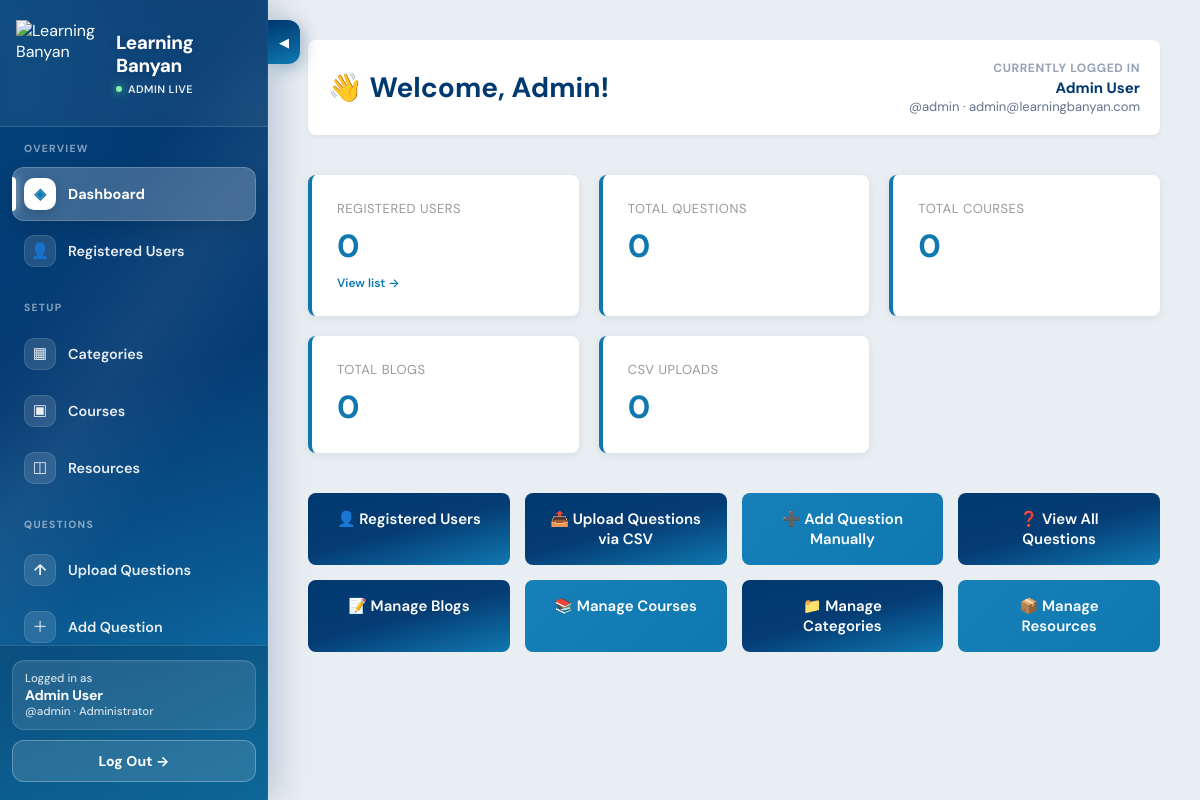
/admin-panel/dashboard/ (signed in), run on an earlier commit of the app's database.
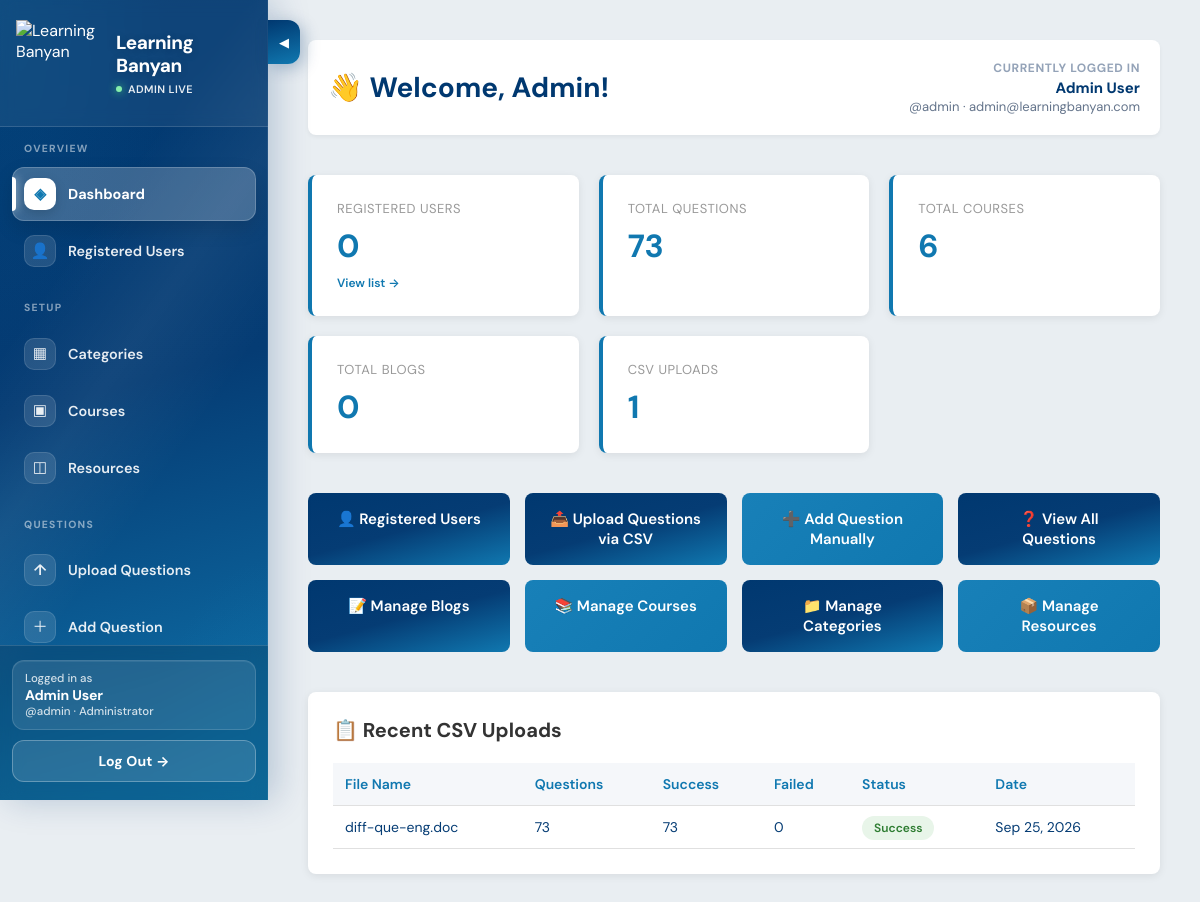
And on a later commit of the database.
### admin_panel/models.py (models this page shows, shortened)
class CSVUpload(models.Model):
    admin_user = models.ForeignKey(AdminUser, on_delete=models.CASCADE, related_name='uploads')
    file_name = models.CharField(max_length=255)
    file = models.FileField(upload_to="csv_uploads/", blank=True, null=True)
    total_questions = models.IntegerField(default=0)
    successful_imports = models.IntegerField(default=0)
    failed_imports = models.IntegerField(default=0)
    error_details = models.TextField(blank=True)
    uploaded_at = models.DateTimeField(auto_now_add=True)
    status = models.CharField(
        max_length=20,
        choices=[
            ('pending', 'Pending'),
            ('processing', 'Processing'),
            ('success', 'Success'),
            ('failed', 'Failed'),
            ('partial', 'Partial Success')
        ],
        default='pending'
    )
    class Meta:
        ordering = ['-uploaded_at']

### admin_panel/views.py (the view)
# urls.py: path("dashboard/", views.dashboard, name="dashboard"),
@admin_required
def dashboard(request):
    admin_user = request.user.admin_profile
    context = {
        "total_questions": Question.objects.count(),
        "total_courses": Course.objects.count(),
        "total_blogs": Blog.objects.count(),
        "total_uploads": CSVUpload.objects.filter(admin_user=admin_user).count(),
        "total_registered_users": StudentProfile.objects.count(),
        "recent_uploads": CSVUpload.objects.filter(admin_user=admin_user)[:5],
        "admin_user": admin_user,
    }
    return render(request, "admin_panel/dashboard.html", context)

### admin_panel/views.py (called while the page is built)
def admin_required(view_func):
    @login_required(login_url="courses:student_login")
    @wraps(view_func)
    def wrapped_view(request, *args, **kwargs):
        if not hasattr(request.user, "admin_profile"):
            if request.user.is_superuser:
                AdminUser.objects.get_or_create(user=request.user)
            else:
                messages.error(request, "You do not have admin access")
                return redirect("courses:student_login")
        return view_func(request, *args, **kwargs)
    return wrapped_view

### admin_panel/templates/admin_panel/dashboard.html (shortened to what the changed rows need)
<!DOCTYPE html>
<html lang="en">
  <head>
  </head>
  <body>
    <div class="dashboard-wrapper">
      <main class="main-content">
        <div class="header">
          <div>
            <h1>
              👋 Welcome,
              {{ admin_user.user.first_name|default:admin_user.user.username }}!
            </h1>
          </div>
        </div>
        <div class="stats-grid">
          <div class="stat-card">
            <div class="stat-label">Total Questions</div>
            <div class="stat-value">{{ total_questions }}</div>
          </div>
          <div class="stat-card">
            <div class="stat-label">Total Courses</div>
            <div class="stat-value">{{ total_courses }}</div>
          </div>
          <div class="stat-card">
            <div class="stat-label">CSV Uploads</div>
            <div class="stat-value">{{ total_uploads }}</div>
          </div>
        </div>
        {% if recent_uploads %}
          <div class="uploads-section">
            <h2>📋 Recent CSV Uploads</h2>
            <table class="upload-table">
              <thead>
                <tr>
                  <th>File Name</th>
                  <th>Questions</th>
                  <th>Success</th>
                  <th>Failed</th>
                  <th>Status</th>
                  <th>Date</th>
                </tr>
              </thead>
              <tbody>
                {% for upload in recent_uploads %}
                  <tr>
                    <td>{{ upload.file_name }}</td>
                    <td>{{ upload.total_questions }}</td>
                    <td>{{ upload.successful_imports }}</td>
                    <td>{{ upload.failed_imports }}</td>
                    <td>
                      <span class="status-badge status-{{ upload.status }}">{{ upload.get_status_display }}</span>
                    </td>
                    <td>{{ upload.uploaded_at|date:'M d, Y' }}</td>
                  </tr>
                {% endfor %}
              </tbody>
            </table>
          </div>
        {% endif %}
      </main>
    </div>
  </body>
</html>

What changed in the data, as far as the page shows it:
added CSVUpload: file_name "diff-que-eng.doc", total_questions "73", successful_imports "73", failed_imports "0", status "Success", uploaded_at "Sep 25, 2026"
Also different on the page:
{{ total_questions }}: "0" → "73"
{{ total_courses }}: "0" → "6"
{{ total_uploads }}: "0" → "1"
text now shown: "📋 Recent CSV Uploads File Name Questions Success Failed Status Date"
